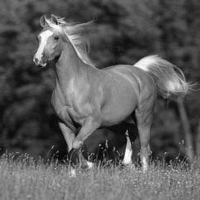
#> input picture Filters/palomino_horse.png, 200 x 200 px
$ python -i edge_detection.py   (imports and definitions only)   (older library calls are emulated)
#> lines starting #> are read from the running program, lines starting #| are printed output that depends on the picture; after the words box and inside, x2 and y2 are one past the last pixel; in counts of white or black regions, pixels touching at a corner belong together
#> further down, picture is the input picture: shape (200, 200, 3); min 3, max 255, mean 89.8
import cv2
import numpy as np

# [5 lines left out: function apply_canny_filter, not called in this run]

def apply_adaptiveThreshold_filter(rgb_img):
    img_gray = cv2.cvtColor(rgb_img, cv2.COLOR_RGB2GRAY)

    edges = cv2.adaptiveThreshold(img_gray, 255, cv2.ADAPTIVE_THRESH_MEAN_C, cv2.THRESH_BINARY, 9, 2)
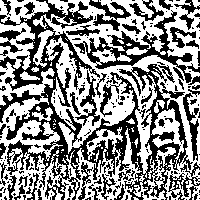
#> edges: shape (200, 200); 55.1% white; 215 black regions (163 under 20 px), largest, box (x1, y1, x2, y2) and area: (0, 0, 193, 200) 10416, (74, 10, 200, 83) 1827, (89, 0, 131, 31) 475
    edges_rgb = cv2.cvtColor(edges, cv2.COLOR_GRAY2RGB)

    return edges_rgb

# [62 lines left out: functions apply_emboss_filter, apply_sharpen_effect, not called in this run]

>>> import cv2
>>> picture = cv2.cvtColor(cv2.imread('palomino_horse.png'), cv2.COLOR_BGR2RGB)
>>> result = apply_adaptiveThreshold_filter(picture)
